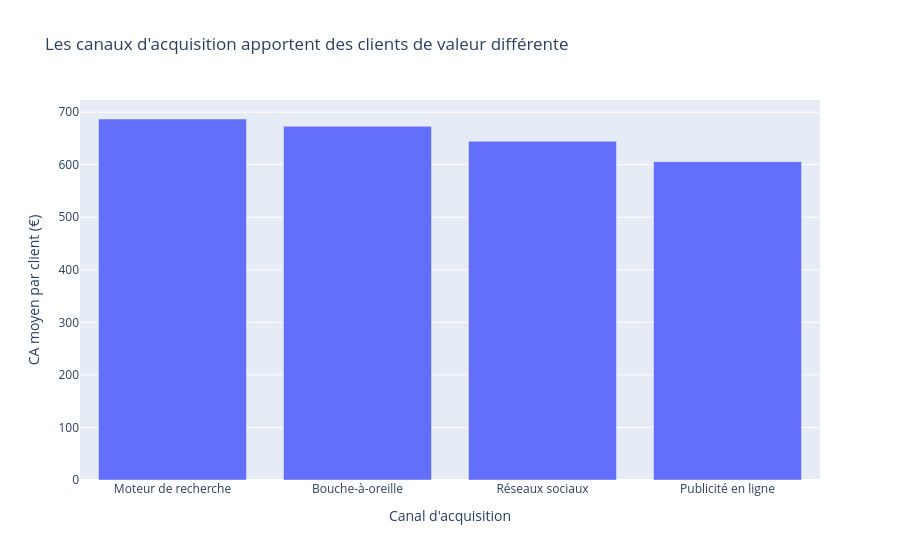

Notebook source saved alongside this figure:
### Markdown cell above
#### **Bonus Plotly interactif**

### Code cell
plotly_canal = analyse_canal.reset_index()

fig = px.bar(
    plotly_canal,
    x="canal_acquisition",
    y="ca_moyen_client",
    hover_data={
        "nb_clients": True,
        "commandes_moyennes": ":.2f",
        "panier_moyen": ":.2f",
        "ca_moyen_client": ":.2f"
    },
    labels={
        "canal_acquisition": "Canal d'acquisition",
        "ca_moyen_client": "CA moyen par client (€)",
        "nb_clients": "Clients",
        "commandes_moyennes": "Commandes moyennes / client",
        "panier_moyen": "Panier moyen (€)"
    },
    title="Les canaux d'acquisition apportent des clients de valeur différente"
)

fig.show()

### Figure 1 — Plotly figure (JSON) as saved in the notebook; plotly's stock layout.template omitted (floating-point values rounded to 4 significant figures)
{"data": [{"customdata": [[302.0, 5.983, 111.8], [116.0, 6.017, 120.2], [368.0, 6.06, 107.3], [198.0, 5.813, 98.74]], "hovertemplate": "Canal d'acquisition=%{x}<br>CA moyen par client (€)=%{y:.2f}<br>Clients=%{customdata[0]}<br>Commandes moyennes / client=%{customdata[1]:.2f}<br>Panier moyen (€)=%{customdata[2]:.2f}<extra></extra>", "legendgroup": "", "marker": {"color": "#636efa", "pattern": {"shape": ""}}, "name": "", "orientation": "v", "showlegend": false, "textposition": "auto", "type": "bar", "x": ["Moteur de recherche", "Bouche-à-oreille", "Réseaux sociaux", "Publicité en ligne"], "xaxis": "x", "y": [687.0, 673.1, 644.6, 605.8], "yaxis": "y"}], "layout": {"barmode": "relative", "legend": {"tracegroupgap": 0}, "title": {"text": "Les canaux d'acquisition apportent des clients de valeur différente"}, "xaxis": {"anchor": "y", "domain": [0, 1], "title": {"text": "Canal d'acquisition"}}, "yaxis": {"anchor": "x", "domain": [0, 1], "title": {"text": "CA moyen par client (€)"}}}}
